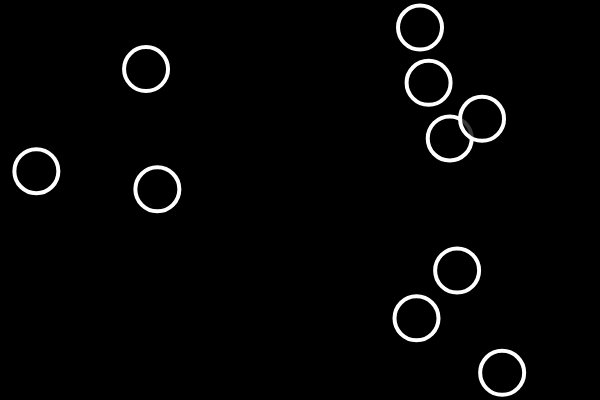
Frame 1 (no input)
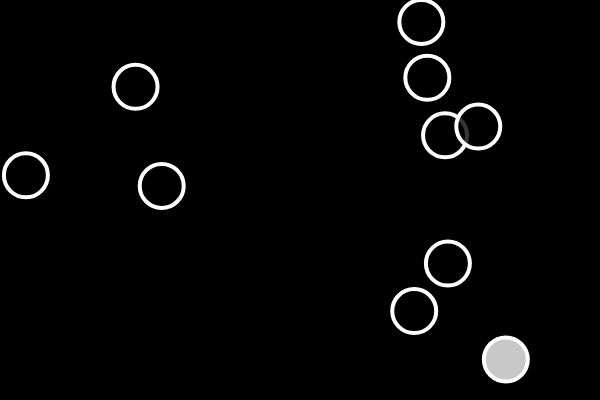
Frame 60 (no input)
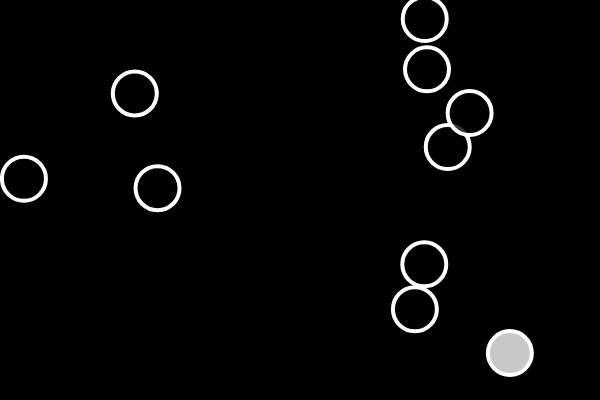
Frame 120 (the mouse pressed at the canvas centre since frame 60)

The p5.js sketch that drew these frames (run headless with seeded random() and noise() and a simulated clock; from frame 60 on, the mouse is pressed at the canvas centre):

// p5.js sketch
// ── sketch.js
let bubbles = [];
// let unicorn;



function setup() {
  createCanvas(600, 400);

  for(let i=0; i < 10; i++){
    let x = random(width);
    let y = random(height);
    let r = 22;
    bubbles[i] = new Bubble(x, y, r);
  }
  // unicorn = new Bubble(400,200,10)
}

function draw() {
  background(0);

  for(b of bubbles){
    b.show();
    b.move();
    for(other of bubbles){
      if(b.intersects(other)){
        b.changeColor(255);
      } else{
        b.changeColor(0);
      }
    }
  }
  // if (bubble1.intersects(bubble2)) {
  //   background(0, 255, 0);
  // }

  // bubble1.show();
  // bubble2.show();
  // bubble1.move();
  // // bubble2.move();
  // bubble2.x = mouseX;
  // bubble2.y = mouseY;

  // unicorn.x = mouseX;
  // unicorn.y = mouseY;

  // unicorn.move();
  // unicorn.show();
}

class Bubble {
  constructor(x, y, r = 50) {
    this.x = x;
    this.y = y;
    this.r = r;
    this.brightness = 0;
  }

  intersects(other) {
    let d = dist(this.x, this.y, other.x, other.y);
    return (d < this.r + other.r);
    // if (d < this.r + other.r) {
    //   return true;
    // } else {
    //   return false;
    // }
  }

  changeColor(bright) {
    this.brightness = bright;
  }

  contains(px, py) {
    let d = dist(px, py, this.x, this.y);
    if (d < this.r) {
      return true;
    } else {
      return false;
    }
  }

  move() {
    this.x = this.x + random(-2, 2);
    this.y = this.y + random(-2, 2);
  }

  show() {
    stroke(255);
    strokeWeight(4);
    fill(this.brightness, 200);
    ellipse(this.x, this.y, this.r * 2);
  }
}
